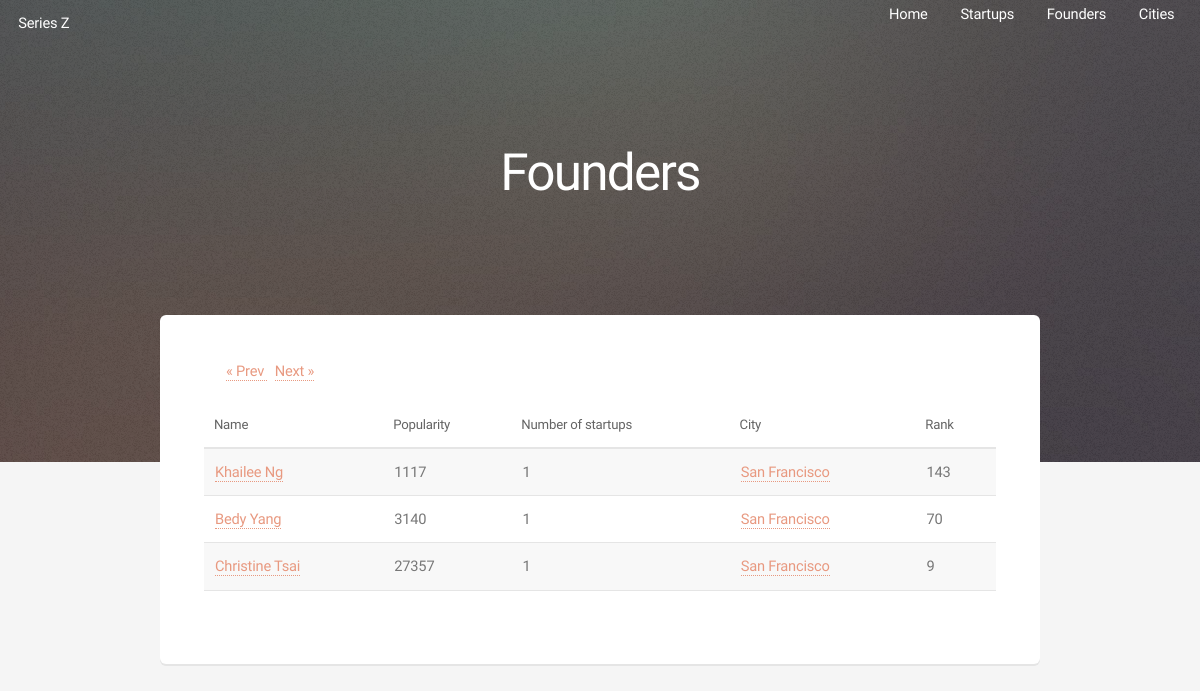
Before: /founders with the older database file.
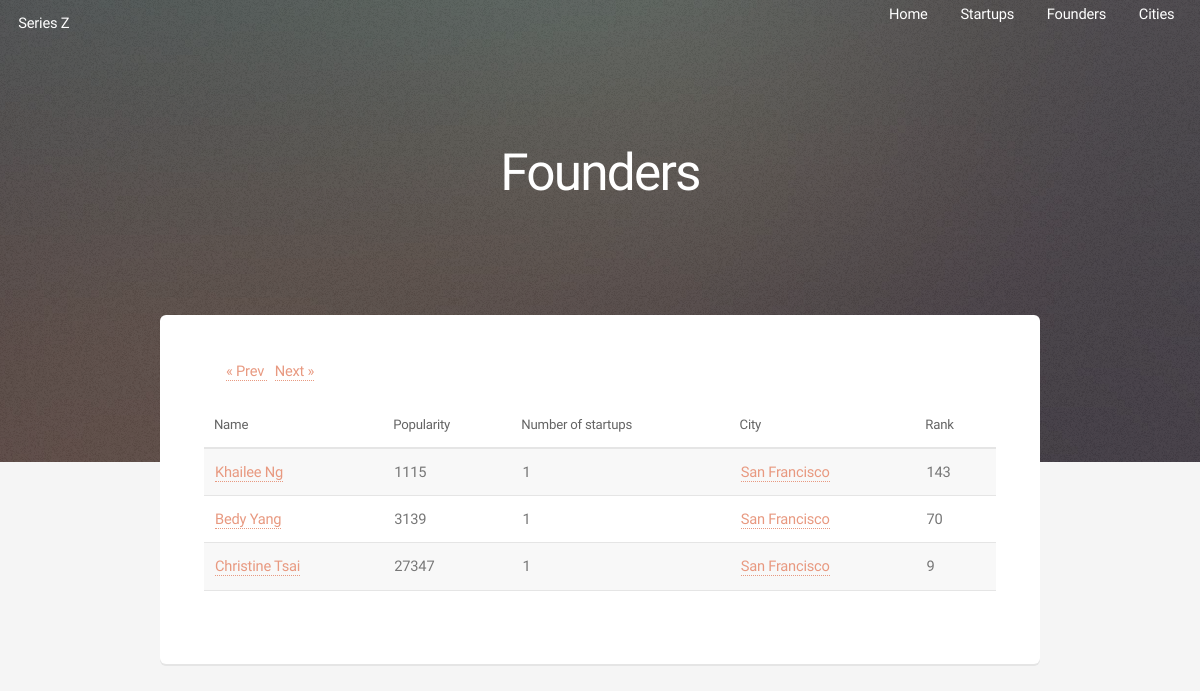
After: the same page with the newer database file.
### models.py (models this page shows, shortened)
class Founder(Base):
    __tablename__ = 'founders'
    id = Column(Integer, primary_key=True)
    name = Column(String, nullable=False)
    angel_id = Column(Integer, nullable=False)
    popularity = Column(Integer)
    image_url = Column(String)
    bio = Column(String)
    rank = Column(Integer)
    num_startups = Column(Integer)
    city_name = Column(String)
    city_id = Column(Integer, ForeignKey('cities.id'))
    city = relationship("City", back_populates="founders")
    startups = relationship("Startup", secondary=startup_to_founder, back_populates="founders")

class City(Base):
    __tablename__ = 'cities'
    id = Column(Integer, primary_key=True)
    name = Column(String, nullable=False)
    investor_followers = Column(Integer, nullable=False)
    popularity = Column(Integer, nullable=False)
    num_companies = Column(Integer, nullable=False)
    num_people = Column(Integer, nullable=False)
    startups = relationship("Startup", back_populates="city")
    founders = relationship("Founder", back_populates="city")

### app.py (the view)
@app.route('/<model_name>/')
def show_model_page(model_name):
    if model_name == 'cities' :
        data = db_session.query(City).all()
        return render_template("city_listing.html", cities=data)
    if model_name == 'founders' :
        data = db_session.query(Founder).all()
        return render_template("founder_listing.html", founders=data)
    if model_name == 'startups' :
        data = db_session.query(Startup).all()
        return render_template("startup_listing.html", startups=data)
    return render_template('404.html')

### templates/founder_listing.html (shortened to what this page needs)
<!DOCTYPE HTML>
<html>
    <head>
        <link rel="stylesheet" href="static/css-b/main.css" />
    </head>
    <body class="landing">
        <div id="page-wrapper">
                <header id="header" class="alt">
                    <h1><a href="/">Series Z</a></h1>
                    <nav id="nav">
                        <ul>
                            <li><a href="/">Home</a></li>
                            <li><a href="/startups">Startups</a></li>
                            <li><a href="/founders">Founders</a></li>
                            <li><a href="/cities">Cities</a></li>
                        </ul>
                    </nav>
                </header>
                <section id="banner">
                    <h2>Founders</h2>
                </section>
                <section id="main" class="container">
                    <div class="12u">
                            <section class="box">
                                <div class="table-wrapper">
                                    <table class="sortable with-pager" id="main-table">
                                        <thead>
                                            <tr>
                                                <th>Name</th>
                                                <th>Popularity</th>
                                                <th>Number of startups</th>
                                                <th>City</th>
                                                <th>Rank</th>
                                            </tr>
                                        </thead>
                                        <tbody>
                                            {% for founder in founders %}
                                            <tr>
                                                <td><a href="/founders/{{ founder.id }}">{{ founder.name }}</a></td>
                                                <td>{{ founder.popularity }}</td>
                                                <td>{{ founder.num_startups }}</td>
                                                <td><a href="/cities/{{ founder.city.id }}">{{ founder.city.name }}</a></td>
                                                <td>{{ founder.rank }}</td>
                                            </tr>
                                            {% endfor %}
                                        </tbody>
                                        <tfoot>
                                              <ul class="pager" style="list-style-type:none">
                                                <li class="previous" style="display: inline">
                                                  <a href="#">
                                                    &laquo; Prev
                                                  </a>
                                                </li>
                                                <li class="next" style="display: inline">
                                                  <a href="#">
                                                    Next &raquo;
                                                  </a>
                                                </li>
                                              </ul>
                                        </tfoot>
                                    </table>
                                </div>
                            </section>
                    </div>
        </div>
    </body>
</html>

Changed rows visible on the page:
changed Founder "Khailee Ng": popularity "1117" → "1115"
changed Founder "Bedy Yang": popularity "3140" → "3139"
changed Founder "Christine Tsai": popularity "27357" → "27347"
